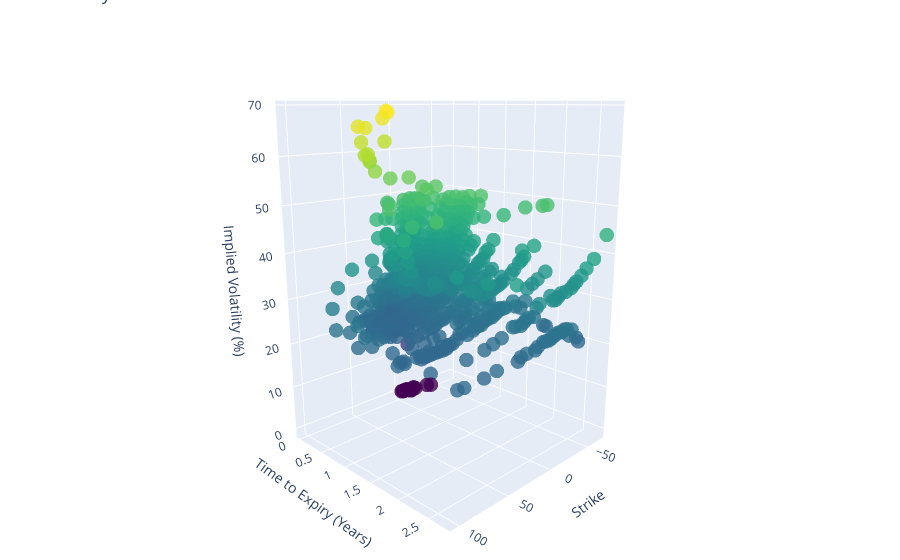

This figure's notebook cell:
### Markdown cell above
Choose one day, plot all option IVs (exclude nan or negative IVs; may have duplicate for the same strike/type)

### Code cell
# Create the DataFrame with the provided data
data = iv_df[iv_df['ts_event']=='2023-03-28']
data.loc[data['implied_volatility']<0, 'implied_volatility'] = 0.0

plot_df = pd.DataFrame(data)

# Convert `expiry_date` and `ts_event` to datetime
plot_df['expiry_date'] = pd.to_datetime(plot_df['expiry_date'])
plot_df['ts_event'] = pd.to_datetime(plot_df['ts_event'])
plot_df['S_ratio'] = (plot_df['strike'] / plot_df['stock_close'] - 1) * 100
plot_df['implied_volatility'] = plot_df['implied_volatility'] * 100

# # Calculate days to expiration
# plot_df['days_to_expiry'] = (plot_df['expiry_date'] - plot_df['ts_event']).dt.days / 365

fig = go.Figure(data=[go.Scatter3d(
    x=plot_df['S_ratio'],
    y=plot_df['time_to_expiry'],
    z=plot_df['implied_volatility'],
    mode='markers',
    marker=dict(
        size=5,
        color=plot_df['implied_volatility'],
        colorscale='Viridis',
        opacity=0.8
    )
)])

fig.update_layout(
    title='Volatility Surface',
    scene=dict(
        xaxis_title='Strike',
        yaxis_title='Time to Expiry (Years)',
        zaxis_title='Implied Volatility (%)',
        aspectratio=dict(x=1, y=1, z=1.5)
    )
)

fig.update_layout(margin=dict(l=0,r=0,t=0,b=0), scene_camera=dict(eye=dict(x=2.0, y=2.0, z=0.75)))

fig.show()

### Figure 1 — Plotly figure (JSON) as saved in the notebook; plotly's stock layout.template omitted (floating-point values rounded to 4 significant figures; data arrays with more than 128 entries replaced by an {"elided": "..."} marker saying what was removed)
{"data": [{"marker": {"color": {"elided": "1075 float values"}, "colorscale": [[0, "#440154"], [0.1111, "#482878"], [0.2222, "#3e4989"], [0.3333, "#31688e"], [0.4444, "#26828e"], [0.5556, "#1f9e89"], [0.6667, "#35b779"], [0.7778, "#6ece58"], [0.8889, "#b5de2b"], [1, "#fde725"]], "opacity": 0.8, "size": 5}, "mode": "markers", "type": "scatter3d", "x": {"elided": "1075 float values"}, "y": {"elided": "1075 float values"}, "z": {"elided": "1075 float values"}}], "layout": {"margin": {"b": 0, "l": 0, "r": 0, "t": 0}, "scene": {"aspectratio": {"x": 1, "y": 1, "z": 1.5}, "camera": {"eye": {"x": 2, "y": 2, "z": 0.75}}, "xaxis": {"title": {"text": "Strike"}}, "yaxis": {"title": {"text": "Time to Expiry (Years)"}}, "zaxis": {"title": {"text": "Implied Volatility (%)"}}}, "title": {"text": "Volatility Surface"}}}
